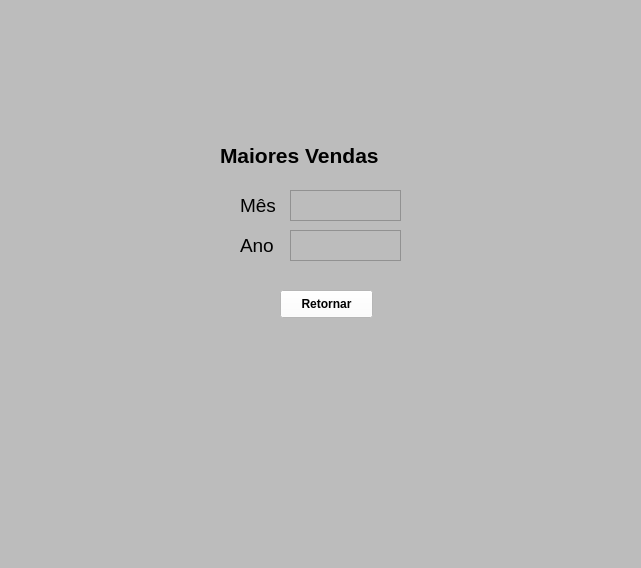
<?xml version="1.0" encoding="UTF-8"?>
<ui version="4.0">
 <class>MainWindow</class>
 <widget class="QMainWindow" name="MainWindow">
  <property name="geometry">
   <rect>
    <x>0</x>
    <y>0</y>
    <width>641</width>
    <height>568</height>
   </rect>
  </property>
  <property name="windowTitle">
   <string>MainWindow</string>
  </property>
  <property name="styleSheet">
   <string notr="true">background-color: rgb(188, 188, 188)</string>
  </property>
  <widget class="QWidget" name="centralwidget">
   <widget class="QLabel" name="label_5">
    <property name="geometry">
     <rect>
      <x>240</x>
      <y>190</y>
      <width>41</width>
      <height>31</height>
     </rect>
    </property>
    <property name="font">
     <font>
      <pointsize>14</pointsize>
     </font>
    </property>
    <property name="text">
     <string>Mês</string>
    </property>
   </widget>
   <widget class="QPushButton" name="pushButton">
    <property name="geometry">
     <rect>
      <x>280</x>
      <y>290</y>
      <width>93</width>
      <height>28</height>
     </rect>
    </property>
    <property name="font">
     <font>
      <weight>75</weight>
      <bold>true</bold>
     </font>
    </property>
    <property name="styleSheet">
     <string notr="true">background-color: rgb(255, 255, 255)</string>
    </property>
    <property name="text">
     <string>Retornar</string>
    </property>
   </widget>
   <widget class="QLabel" name="label_3">
    <property name="geometry">
     <rect>
      <x>220</x>
      <y>140</y>
      <width>221</width>
      <height>31</height>
     </rect>
    </property>
    <property name="font">
     <font>
      <pointsize>16</pointsize>
      <weight>75</weight>
      <bold>true</bold>
     </font>
    </property>
    <property name="text">
     <string>Maiores Vendas</string>
    </property>
   </widget>
   <widget class="QListWidget" name="listWidget">
    <property name="geometry">
     <rect>
      <x>290</x>
      <y>190</y>
      <width>111</width>
      <height>31</height>
     </rect>
    </property>
   </widget>
   <widget class="QLabel" name="label_6">
    <property name="geometry">
     <rect>
      <x>240</x>
      <y>230</y>
      <width>41</width>
      <height>31</height>
     </rect>
    </property>
    <property name="font">
     <font>
      <pointsize>14</pointsize>
     </font>
    </property>
    <property name="text">
     <string>Ano</string>
    </property>
   </widget>
   <widget class="QListWidget" name="listWidget_2">
    <property name="geometry">
     <rect>
      <x>290</x>
      <y>230</y>
      <width>111</width>
      <height>31</height>
     </rect>
    </property>
   </widget>
  </widget>
  <widget class="QMenuBar" name="menubar">
   <property name="geometry">
    <rect>
     <x>0</x>
     <y>0</y>
     <width>641</width>
     <height>26</height>
    </rect>
   </property>
  </widget>
  <widget class="QStatusBar" name="statusbar"/>
 </widget>
 <resources/>
 <connections/>
</ui>
